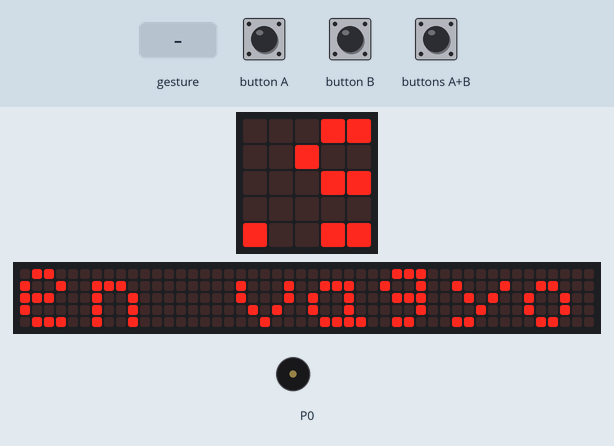
Recording of a program running on a simulated BBC micro:bit (MakeCode). Parts: the board's 5×5 LED display, a strip that is not on the board, showing the scrolling text unrolled, buzzer (waves = sounding). The inputs (shaded band) are chosen by the test bench. A tilt is held for 1.5 s and a shake lasts 1 s, then the board lies face up again; the 48×5 strip is a reading aid, not a part: it shows the text the display is scrolling, unrolled, one strip-width of it at a time.

Above: at 5.0 s.
5.1 s: button A pressed for 0.15 s
At 5.6 s:
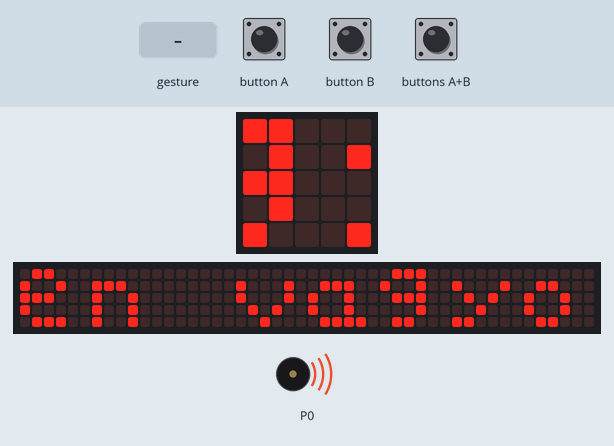
5.8 s: button B pressed for 0.15 s
At 6.4 s:
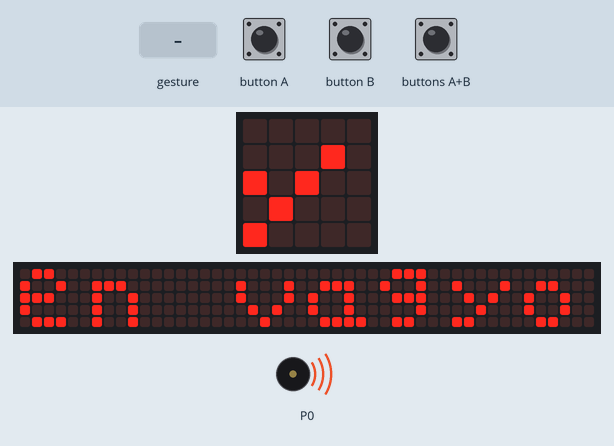
6.5 s: buttons A+B pressed for 0.15 s
At 6.8 s:
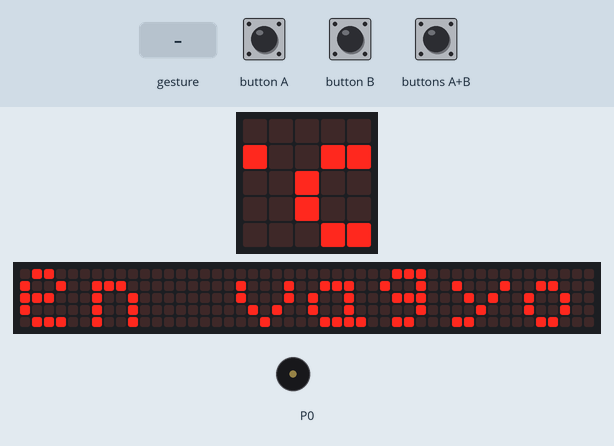
7.2 s: gesture 'shake'
9.0 s: buttons A+B pressed for 1 s
10.6 s: gesture 'tilt right'
At 24.2 s:
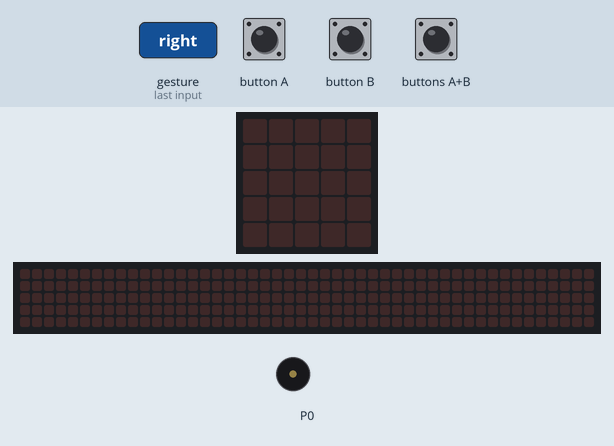
Timing chart, 0 to 24.9 s (numbered marks = the images above; inputs shaded):
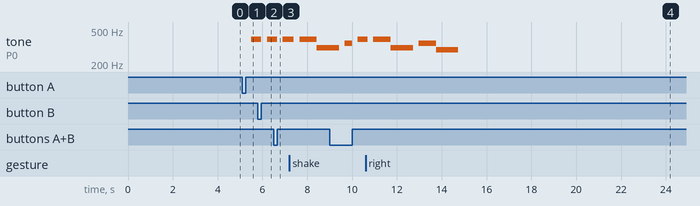

Measured:
- after the input at 5.1 s, tone on P0: silent → 392 Hz after 0.41 s
- after the input at 5.8 s, tone on P0: 392 Hz → silent after 0.15 s, → 392 Hz 0.26 s later
- after the input at 6.5 s, tone on P0: 392 Hz → silent after 0.15 s, → 392 Hz 0.26 s later

The program:

main.ts
```typescript
input.onButtonPressed(Button.A, function () {
    music.startMelody(music.builtInMelody(Melodies.Dadadadum), MelodyOptions.Once)
})
input.onGesture(Gesture.Shake, function () {
    music.startMelody(music.builtInMelody(Melodies.Dadadadum), MelodyOptions.Once)
})
input.onGesture(Gesture.TiltRight, function () {
    music.startMelody(music.builtInMelody(Melodies.Dadadadum), MelodyOptions.Once)
})
input.onButtonPressed(Button.AB, function () {
    music.startMelody(music.builtInMelody(Melodies.Dadadadum), MelodyOptions.Once)
})
input.onButtonPressed(Button.B, function () {
    music.startMelody(music.builtInMelody(Melodies.Dadadadum), MelodyOptions.Once)
})
input.onGesture(Gesture.TiltLeft, function () {
    music.startMelody(music.builtInMelody(Melodies.Dadadadum), MelodyOptions.Once)
})
basic.showString("en vagyok a te zenetartod")
```

test.ts
```typescript
// ide kerülnek a tesztek; a rendszer ezt nem kompilálja, ha a csomagot bővítményként használják.
```
